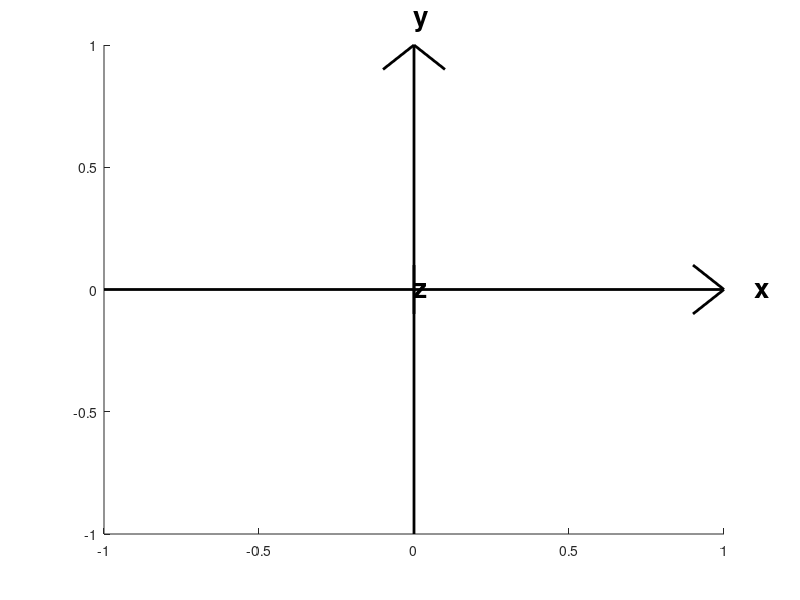

The MATLAB source for this figure:
function showAxis3d(AxMax,axLabels)
% function showAxis3d(AxMax)
%
% put on some labelled axes in 3d

if nargin < 2
    axLabels = {'x','y','z'};
end

if nargin < 1    AxMax = 1; end

arrowWidth = .1;
arrowHeight = .1;
l3 = line([-AxMax AxMax; 0 0; 0 0]', [0 0;-AxMax AxMax ; 0 0]', [0 0; 0 0;-AxMax AxMax ]');
aX{1} = line([0 0; 0 0]', [-arrowWidth 0; 0 arrowWidth]', [AxMax-arrowHeight AxMax; AxMax AxMax-arrowHeight]);
aX{2} = line([-arrowWidth 0; 0 arrowWidth]', [AxMax-arrowHeight AxMax; AxMax AxMax-arrowHeight], [0 0; 0 0]' );
aX{3} = line([AxMax-arrowHeight AxMax; AxMax AxMax-arrowHeight], [-arrowWidth 0; 0 arrowWidth]',[0 0; 0 0]');

tX{1} = text(AxMax+arrowWidth,0,0,axLabels{1}); tX{2} = text(0,AxMax+arrowWidth,0,axLabels{2}); tX{3} = text(0,0,AxMax+arrowHeight,axLabels{3});

for iX = 1:3
    set(aX{iX},'Color','k','LineWidth',2)
    set(tX{iX},'FontSize',20,'FontWeight','bold')
end
  
set(l3,'Color','k','LineWidth',2)
